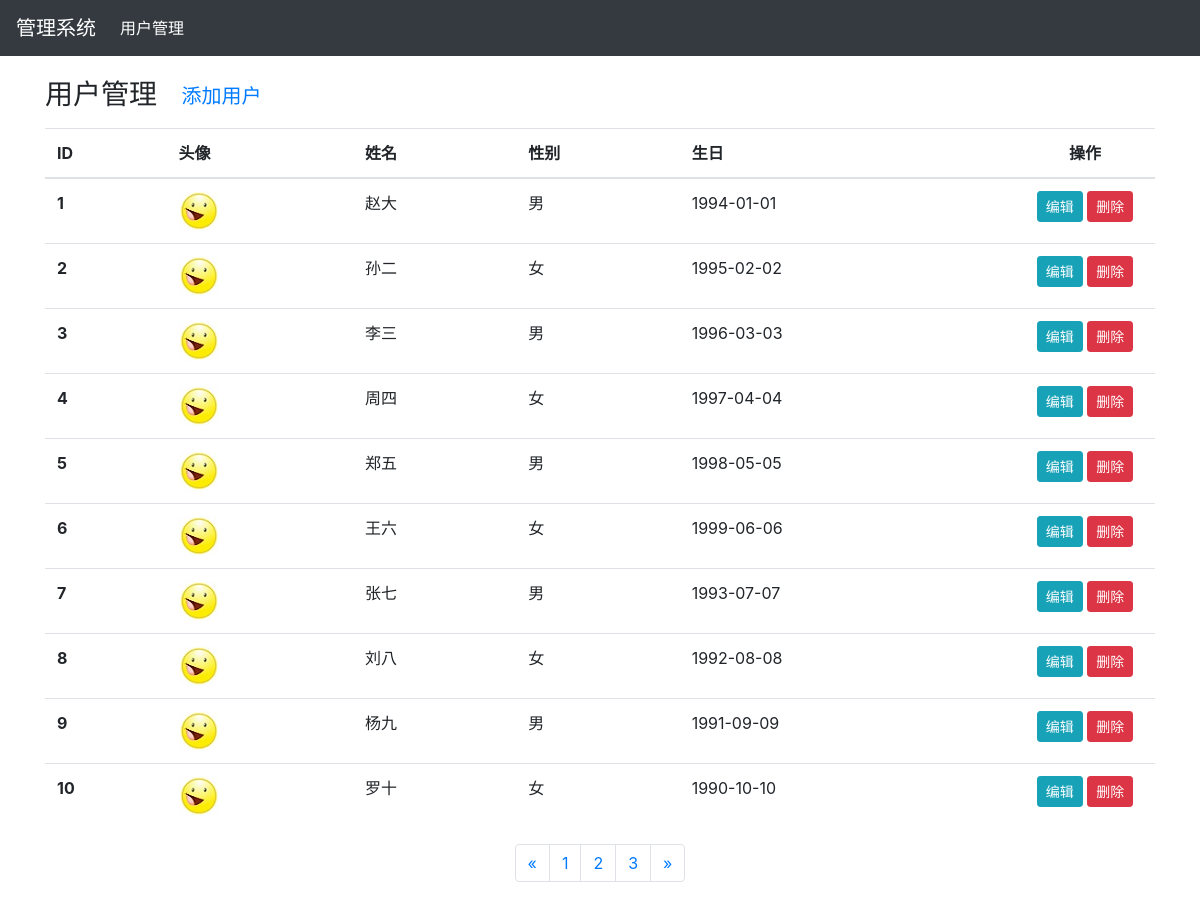
The page / on the database its author committed.
### tables this page shows
CREATE TABLE `users`  (
  `id` int(11) NOT NULL,
  `name` char(5) NULL DEFAULT NULL,
  `gender` tinyint(255) NULL DEFAULT NULL,
  `birthday` date NULL DEFAULT NULL,
  `avatar` varchar(255) NULL DEFAULT NULL,
  PRIMARY KEY (`id`) USING BTREE
);

### index.php (the view, shortened to what this page needs)
<?php
    $conn=mysqli_connect('localhost','root','123456','test');
    $query=mysqli_query($conn,'select * from users;');
?>
<!DOCTYPE html>
<html lang="en">
<head>
    <link rel="stylesheet" href="./css/bootstrap.css">
</head>
<body>
    <nav class="navbar navbar-expand navbar-dark bg-dark">
        <a class="navbar-brand" href="#">管理系统</a>
        <ul class="navbar-nav mr-auto">
            <li class="nav-item active">
                <a class="nav-link" href="index.php">用户管理</a>
            </li>
        </ul>
    </nav>
    <main class="container mt-3">
        <h3 class="alert-heading">用户管理
            <a class="btn btn-link btn-lg" href="add.php">添加用户</a>
        </h3>
        <table class="table table-hover">
            <thead>
                <tr>
                    <th>ID</th>
                    <th>头像</th>
                    <th>姓名</th>
                    <th>性别</th>
                    <th>生日</th>
                    <th class="text-center" width="140">操作</th>
                </tr>
            </thead>
            <tbody>
                <?php while($item=mysqli_fetch_assoc($query)): ?>
                <tr>
                    <th scope="row"><?php echo $item['id'] ?></th>
                    <td>
                        <img src="<?php echo $item['avatar']; ?>" class="rounded" alt="<?php echo $item['name']; ?>">
                    </td>
                    <td><?php echo $item['name']; ?></td>
                    <td><?php echo $item['gender']==0?'男':'女'; ?></td>
                    <td><?php echo $item['birthday']; ?></td>
                    <td class="text-center">
                        <a class="btn btn-info btn-sm" href="edit.php?id=<?php echo $item['id']?>">编辑</a>
                        <a class="btn btn-danger btn-sm" href="delete.php?id=<?php echo $item['id']?>">删除</a>
                    </td>
                </tr>
                <?php endwhile ?>
            </tbody>
        </table>
        <ul class="pagination justify-content-center">
            <li class="page-item"><a class="page-link" href="#">&laquo;</a></li>
            <li class="page-item"><a class="page-link" href="#">1</a></li>
            <li class="page-item"><a class="page-link" href="#">2</a></li>
            <li class="page-item"><a class="page-link" href="#">3</a></li>
            <li class="page-item"><a class="page-link" href="#">&raquo;</a></li>
        </ul>
    </main>
</body>
</html>

### rows shown on the page
users: id "1", avatar (picture), name "赵大", gender "男", birthday "1994-01-01"
users: id "2", avatar (picture), name "孙二", gender "女", birthday "1995-02-02"
users: id "3", avatar (picture), name "李三", gender "男", birthday "1996-03-03"
users: id "4", avatar (picture), name "周四", gender "女", birthday "1997-04-04"
users: id "5", avatar (picture), name "郑五", gender "男", birthday "1998-05-05"
users: id "6", avatar (picture), name "王六", gender "女", birthday "1999-06-06"
users: id "7", avatar (picture), name "张七", gender "男", birthday "1993-07-07"
users: id "8", avatar (picture), name "刘八", gender "女", birthday "1992-08-08"
users: id "9", avatar (picture), name "杨九", gender "男", birthday "1991-09-09"
users: id "10", avatar (picture), name "罗十", gender "女", birthday "1990-10-10"
